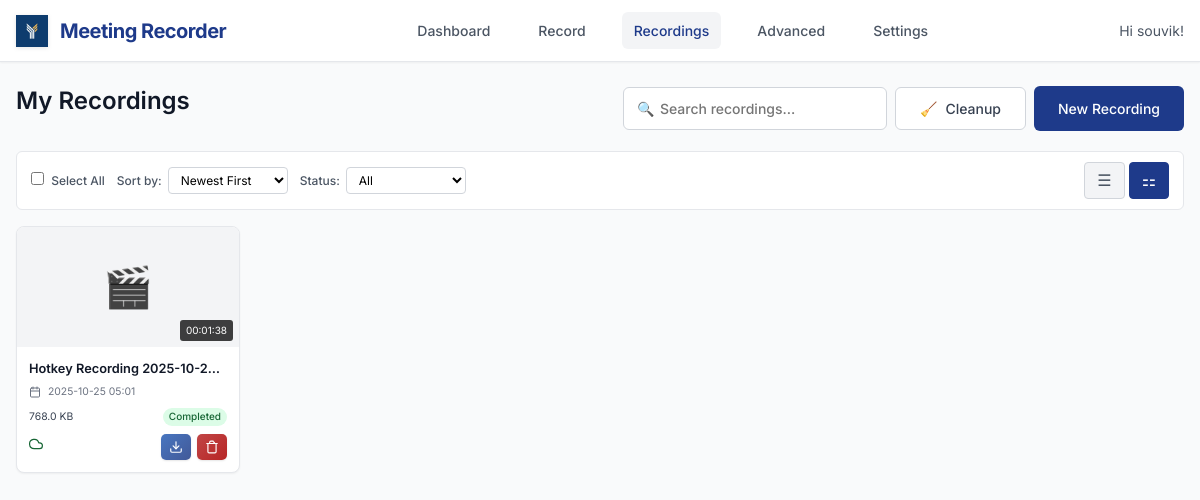
The app's page /recordings (signed in), older data.
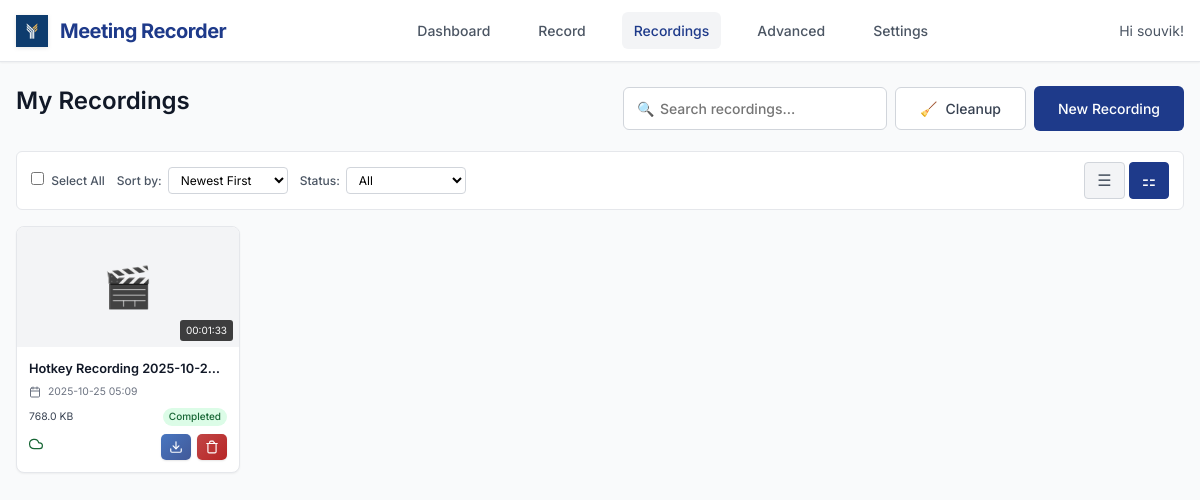
The same page, newer data.
### models.py (models this page shows, shortened)
class User(UserMixin, db.Model):
    id = db.Column(db.Integer, primary_key=True)
    username = db.Column(db.String(80), unique=True, nullable=False)
    email = db.Column(db.String(120), unique=True, nullable=False)
    password_hash = db.Column(db.String(128))
    created_at = db.Column(db.DateTime, default=datetime.utcnow)
    is_active = db.Column(db.Boolean, default=True)
    default_monitor = db.Column(db.String(200))  # Default monitor for recordings
    auto_delete_days = db.Column(db.Integer, default=30)  # Auto-delete recordings after N days
    recordings = db.relationship('Recording', backref='user', lazy=True)

class Recording(db.Model):
    id = db.Column(db.Integer, primary_key=True)
    title = db.Column(db.String(200), nullable=False)
    filename = db.Column(db.String(255), nullable=False)
    file_path = db.Column(db.String(500), nullable=False)
    file_size = db.Column(db.BigInteger, default=0)  # in bytes
    duration = db.Column(db.Integer, default=0)  # in seconds
    created_at = db.Column(db.DateTime, default=datetime.utcnow)
    started_at = db.Column(db.DateTime)
    ended_at = db.Column(db.DateTime)
    monitor_name = db.Column(db.String(200))
    resolution = db.Column(db.String(50))  # e.g., "1920x1080"
    uploaded = db.Column(db.Boolean, default=False)
    upload_url = db.Column(db.String(500))  # Legacy field - kept for compatibility
    video_url = db.Column(db.String(500))
    transcript_url = db.Column(db.String(500))
    thumbnail_url = db.Column(db.String(500))
    upload_status = db.Column(db.String(50), default='pending')  # pending, uploading, completed, failed
    upload_metadata = db.Column(db.Text)  # JSON metadata from upload
    user_id = db.Column(db.Integer, db.ForeignKey('user.id'), nullable=False)
    status = db.Column(db.String(50), default='completed')  # recording, processing, completed, failed
    @property
    def duration_formatted(self):
        if not self.duration:
            return "00:00:00"
        hours = self.duration // 3600
        minutes = (self.duration % 3600) // 60
        seconds = self.duration % 60
        return f"{hours:02d}:{minutes:02d}:{seconds:02d}"
    @property
    def file_size_formatted(self):
        if not self.file_size:
            return "0 B"
        size = self.file_size  # Work with a copy to avoid modifying the actual value
        for unit in ['B', 'KB', 'MB', 'GB']:
            if size < 1024:
                return f"{size:.1f} {unit}"
            size /= 1024
        return f"{size:.1f} TB"
    @property
    def sync_status(self):
        if self.upload_status == 'completed' and self.uploaded:
            return "Synced"
        elif self.upload_status == 'uploading':
            return "Uploading"
        elif self.upload_status == 'failed':
            return "Upload Failed"
        elif self.status == "failed":
            return "Recording Failed"
        elif self.status == "processing":
            return "Processing"
        else:
            return "Local Only"
    @property
    def sync_status_class(self):
        status = self.sync_status
        if status == "Synced":
            return "status-synced"
        elif status == "Uploading":
            return "status-uploading"
        elif "Failed" in status:
            return "status-failed"
        elif status == "Processing":
            return "status-processing"
        else:
            return "status-local"
    @property
    def resolved_file_path(self):
        if not self.file_path:
            return None
        current_dir = os.path.dirname(os.path.abspath(__file__))
        if os.path.isabs(self.file_path):
            filename = os.path.basename(self.file_path)
        else:
            filename = self.file_path
        resolved_path = os.path.join(current_dir, 'recordings', filename)
        return resolved_path
    @property
    def transcript_path(self):
        current_dir = os.path.dirname(os.path.abspath(__file__))
        recordings_dir = os.path.join(current_dir, 'recordings')
        safe_title = "".join(c for c in self.title if c.isalnum() or c in (' ', '-', '_')).rstrip()
        transcript_filename = f"{safe_title}_transcript.txt"
        transcript_path = os.path.join(recordings_dir, transcript_filename)
        if os.path.exists(transcript_path):
            return transcript_path
        resolved_path = self.resolved_file_path
        if resolved_path:
            old_transcript_path = os.path.splitext(resolved_path)[0] + '_transcript.txt'
            if os.path.exists(old_transcript_path):
                return old_transcript_path
        return transcript_path
    @property
    def has_transcript(self):
        transcript_path = self.transcript_path
        return transcript_path and os.path.exists(transcript_path)

### app.py (the view, shortened to what this page needs)
@app.route('/recordings')
@login_required
def recordings():
    page = request.args.get('page', 1, type=int)
    sort_by = request.args.get('sort', 'date_desc')
    status_filter = request.args.get('status', 'all')
    search_query = request.args.get('search', '').strip()
    query = Recording.query
    if search_query:
        query = query.filter(Recording.title.contains(search_query))
    if sort_by == 'date_asc':
        query = query.order_by(Recording.created_at.asc())
    elif sort_by == 'title':
        query = query.order_by(Recording.title.asc())
    elif sort_by == 'duration':
        query = query.order_by(Recording.duration.desc().nullslast())
    else:  # default: date_desc
        query = query.order_by(Recording.created_at.desc())
    recordings = query.paginate(page=page, per_page=10, error_out=False)
    return render_template('recordings.html', recordings=recordings)

### app.py (called while the page is built)
@app.context_processor
def utility_processor():
    return dict(format_file_size=format_file_size, format_duration=format_duration)

@login_manager.user_loader
def load_user(user_id):
    return db.session.get(User, int(user_id))  # Fix SQLAlchemy deprecation

### templates/recordings.html (shortened to what this page needs)
{% extends "base.html" %}
{% block content %}
<div class="page-header">
    <h1 class="page-title">My Recordings</h1>
    <div class="header-actions">
        <div class="search-box">
            <span class="search-icon">🔍</span>
            <input type="text" class="search-input" placeholder="Search recordings...">
        </div>
        <button onclick="cleanupOrphanedRecordings()" class="btn-secondary" title="Remove database entries without files">
            <span>🧹</span>
            Cleanup
        </button>
        <a href="/record" class="btn-primary">
            New Recording
        </a>
    </div>
</div>
<div class="filters">
    <div class="filter-group">
        <label class="filter-label">
            <input type="checkbox" id="selectAllCheckbox" onchange="toggleSelectAll()" style="margin-right: 0.25rem;">
            Select All
        </label>
    </div>
    <div class="filter-group">
        <label class="filter-label">Sort by:</label>
        <select class="filter-select" id="sortSelect">
            <option value="date_desc">Newest First</option>
        </select>
    </div>
    <div class="filter-group">
        <label class="filter-label">Status:</label>
        <select class="filter-select" id="statusSelect">
            <option value="all">All</option>
        </select>
    </div>
    <div class="view-toggles">
        <button class="view-toggle-btn" onclick="setView('list')" title="List View">
            <span>☰</span>
        </button>
        <button class="view-toggle-btn active" onclick="setView('grid')" title="Grid View">
            <span>⚏</span>
        </button>
    </div>
</div>
{% if recordings.items %}
    <div class="recordings-grid">
        {% for recording in recordings.items %}
        <div class="recording-card" onclick="playRecording('{{ recording.id }}', event)">
            <div class="recording-thumbnail">
                {% if recording.file_path %}
                <div class="placeholder-thumbnail" style="display: none; width: 100%; height: 100%; align-items: center; justify-content: center; font-size: 2.5rem; color: var(--gray-400);">
                    🎬
                </div>
                {% else %}
                <div class="placeholder-thumbnail" style="width: 100%; height: 100%; display: flex; align-items: center; justify-content: center; font-size: 2.5rem; color: var(--gray-400);">
                    🎬
                </div>
                {% endif %}
                <div class="recording-duration">{{ recording.duration_formatted }}</div>
            </div>
            <div class="recording-info">
                <div class="recording-title">{{ recording.title }}</div>
                <div class="recording-meta">
                    <div class="recording-date">
                        {{ recording.created_at.strftime('%Y-%m-%d %H:%M') }}
                    </div>
                </div>
                <div class="recording-details">
                    <span class="recording-size">{{ recording.file_size_formatted }}</span>
                    <span class="recording-status status-{{ recording.status }}">
                        {{ recording.status.title() }}
                    </span>
                </div>
                <div class="recording-actions">
                    <div class="sync-indicator">
                        <span class="{{ recording.sync_status_class }}" title="{{ recording.sync_status }}">
                            {% if recording.sync_status == 'Synced' %}
                                <svg width="14" height="14" viewBox="0 0 24 24" fill="none" stroke="currentColor" stroke-width="2" stroke-linecap="round" stroke-linejoin="round">
                                    <path d="M18 10h-1.26A8 8 0 1 0 9 20h9a5 5 0 0 0 0-10z"/>
                                </svg>
                            {% elif recording.sync_status == 'Completed' %}
                                <svg width="14" height="14" viewBox="0 0 24 24" fill="none" stroke="currentColor" stroke-width="2" stroke-linecap="round" stroke-linejoin="round">
                                    <polyline points="20,6 9,17 4,12"/>
                                </svg>
                            {% elif recording.sync_status == 'Processing' %}
                                <svg width="14" height="14" viewBox="0 0 24 24" fill="none" stroke="currentColor" stroke-width="2" stroke-linecap="round" stroke-linejoin="round" style="animation: spin 1s linear infinite;">
                                    <path d="M21 12a9 9 0 11-6.219-8.56"/>
                                </svg>
                            {% elif recording.sync_status == 'Failed' %}
                                <svg width="14" height="14" viewBox="0 0 24 24" fill="none" stroke="currentColor" stroke-width="2" stroke-linecap="round" stroke-linejoin="round">
                                    <circle cx="12" cy="12" r="10"/>
                                    <line x1="15" y1="9" x2="9" y2="15"/>
                                    <line x1="9" y1="9" x2="15" y2="15"/>
                                </svg>
                            {% endif %}
                        </span>
                    </div>
                    <div class="action-buttons">
                        {% if recording.file_path %}
                        <a href="{{ url_for('download_recording', recording_id=recording.id) }}"
                           class="download-btn"
                           title="Download video">
                            <svg width="14" height="14" viewBox="0 0 24 24" fill="none" stroke="currentColor" stroke-width="2" stroke-linecap="round" stroke-linejoin="round">
                                <path d="M21 15v4a2 2 0 0 1-2 2H5a2 2 0 0 1-2-2v-4"/>
                                <polyline points="7,10 12,15 17,10"/>
                                <line x1="12" y1="15" x2="12" y2="3"/>
                            </svg>
                        </a>
                        {% endif %}
                        <button class="delete-btn"
                                onclick="deleteRecording({{ recording.id }}, '{{ recording.title }}')"
                                title="Delete recording">
                            <svg width="14" height="14" viewBox="0 0 24 24" fill="none" stroke="currentColor" stroke-width="2" stroke-linecap="round" stroke-linejoin="round">
                                <path d="M3 6h18"/>
                                <path d="M19 6v14c0 1-1 2-2 2H7c-1 0-2-1-2-2V6"/>
                                <path d="M8 6V4c0-1 1-2 2-2h4c0 1 1 2 2 2v2"/>
                            </svg>
                        </button>
                    </div>
                </div>
            </div>
        </div>
        {% endfor %}
    </div>
{% else %}
    <div class="empty-state">
        <div class="empty-icon">📹</div>
        <div class="empty-title">No recordings found</div>
        <p>You haven't created any recordings yet. Start by recording your first meeting!</p>
    </div>
{% endif %}
{% endblock %}

### templates/base.html (shortened to what this page needs)
<!DOCTYPE html>
<html lang="en">
<head>
</head>
<body>
    <header class="header">
        <div class="header-content">
            <a href="{{ url_for('dashboard') }}" class="logo">
                <img src="{{ url_for('static', filename='image.png') }}" alt="FYE Labs" class="logo-image">
                <span class="logo-text">Meeting Recorder</span>
            </a>
            <nav class="nav-menu">
                <a href="{{ url_for('dashboard') }}" class="nav-link {% if request.endpoint == 'dashboard' %}active{% endif %}">Dashboard</a>
                <a href="{{ url_for('record') }}" class="nav-link {% if request.endpoint == 'record' %}active{% endif %}">Record</a>
                <a href="{{ url_for('recordings') }}" class="nav-link {% if request.endpoint == 'recordings' %}active{% endif %}">Recordings</a>
                <a href="{{ url_for('admin_dashboard') }}" class="nav-link {% if request.endpoint.startswith('admin_') %}active{% endif %}">Advanced</a>
                <a href="{{ url_for('settings') }}" class="nav-link {% if request.endpoint == 'settings' %}active{% endif %}">Settings</a>
            </nav>
            <div class="user-menu">
                <span class="user-info">Hi {{ current_user.username }}!</span>
            </div>
        </div>
    </header>
    <main class="container">
        {% block content %}{% endblock %}
    </main>
</body>
</html>

Row changes from the older to the newer data that the page shows:
changed Recording "768.0 KB": duration_formatted "00:01:38" → "00:01:33"; created_at "2025-10-25 05:01" → "2025-10-25 05:09"
